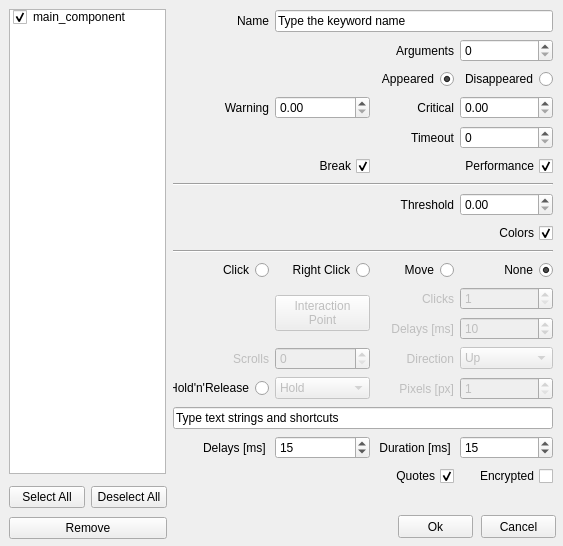
<?xml version="1.0" encoding="UTF-8"?>
<ui version="4.0">
 <class>Form</class>
 <widget class="QWidget" name="Form">
  <property name="geometry">
   <rect>
    <x>0</x>
    <y>0</y>
    <width>563</width>
    <height>546</height>
   </rect>
  </property>
  <property name="windowTitle">
   <string>Alyvix - Image Finder</string>
  </property>
  <widget class="QPushButton" name="pushButtonCancel">
   <property name="geometry">
    <rect>
     <x>481</x>
     <y>515</y>
     <width>75</width>
     <height>23</height>
    </rect>
   </property>
   <property name="text">
    <string>Cancel</string>
   </property>
  </widget>
  <widget class="QPushButton" name="pushButtonOk">
   <property name="geometry">
    <rect>
     <x>398</x>
     <y>515</y>
     <width>75</width>
     <height>23</height>
    </rect>
   </property>
   <property name="text">
    <string>Ok</string>
   </property>
  </widget>
  <widget class="QLabel" name="label_line">
   <property name="geometry">
    <rect>
     <x>100</x>
     <y>10000</y>
     <width>61</width>
     <height>21</height>
    </rect>
   </property>
   <property name="text">
    <string>Begin Line</string>
   </property>
   <property name="alignment">
    <set>Qt::AlignRight|Qt::AlignTrailing|Qt::AlignVCenter</set>
   </property>
  </widget>
  <widget class="QListWidget" name="listWidgetBlocks">
   <property name="geometry">
    <rect>
     <x>482</x>
     <y>10000</y>
     <width>81</width>
     <height>261</height>
    </rect>
   </property>
  </widget>
  <widget class="QPushButton" name="pushButtonAddBlock">
   <property name="geometry">
    <rect>
     <x>300</x>
     <y>10000</y>
     <width>71</width>
     <height>23</height>
    </rect>
   </property>
   <property name="text">
    <string>Add Block</string>
   </property>
  </widget>
  <widget class="QTextEdit" name="textEditCustomLines">
   <property name="geometry">
    <rect>
     <x>18</x>
     <y>10000</y>
     <width>456</width>
     <height>221</height>
    </rect>
   </property>
   <property name="tabStopWidth">
    <number>80</number>
   </property>
   <property name="acceptRichText">
    <bool>false</bool>
   </property>
  </widget>
  <widget class="QPushButton" name="pushButtonRemoveBlock">
   <property name="geometry">
    <rect>
     <x>380</x>
     <y>10000</y>
     <width>91</width>
     <height>23</height>
    </rect>
   </property>
   <property name="text">
    <string>Remove Block</string>
   </property>
  </widget>
  <widget class="QSpinBox" name="spinBoxLine">
   <property name="geometry">
    <rect>
     <x>170</x>
     <y>10000</y>
     <width>121</width>
     <height>22</height>
    </rect>
   </property>
   <property name="minimum">
    <number>1</number>
   </property>
   <property name="maximum">
    <number>99999</number>
   </property>
  </widget>
  <widget class="QListWidget" name="listWidget">
   <property name="geometry">
    <rect>
     <x>9</x>
     <y>9</y>
     <width>157</width>
     <height>465</height>
    </rect>
   </property>
   <property name="selectionMode">
    <enum>QAbstractItemView::SingleSelection</enum>
   </property>
   <item>
    <property name="text">
     <string>main_component</string>
    </property>
    <property name="checkState">
     <enum>Checked</enum>
    </property>
   </item>
  </widget>
  <widget class="QWidget" name="widget" native="true">
   <property name="geometry">
    <rect>
     <x>173</x>
     <y>9</y>
     <width>381</width>
     <height>497</height>
    </rect>
   </property>
   <widget class="QWidget" name="gridLayoutWidget">
    <property name="geometry">
     <rect>
      <x>0</x>
      <y>0</y>
      <width>380</width>
      <height>491</height>
     </rect>
    </property>
    <layout class="QGridLayout" name="gridLayout">
     <item row="17" column="3">
      <widget class="QSpinBox" name="clickdelay_spinbox">
       <property name="enabled">
        <bool>false</bool>
       </property>
       <property name="minimum">
        <number>1</number>
       </property>
       <property name="maximum">
        <number>60000</number>
       </property>
       <property name="value">
        <number>10</number>
       </property>
      </widget>
     </item>
     <item row="16" column="2">
      <widget class="QLabel" name="labelClickNumber">
       <property name="enabled">
        <bool>false</bool>
       </property>
       <property name="text">
        <string>Clicks</string>
       </property>
       <property name="alignment">
        <set>Qt::AlignRight|Qt::AlignTrailing|Qt::AlignVCenter</set>
       </property>
      </widget>
     </item>
     <item row="15" column="1">
      <widget class="QRadioButton" name="rightclickRadio">
       <property name="layoutDirection">
        <enum>Qt::RightToLeft</enum>
       </property>
       <property name="text">
        <string>Right Click</string>
       </property>
       <attribute name="buttonGroup">
        <string notr="true">buttonGroup_2</string>
       </attribute>
      </widget>
     </item>
     <item row="15" column="2">
      <widget class="QRadioButton" name="movemouseRadio">
       <property name="layoutDirection">
        <enum>Qt::RightToLeft</enum>
       </property>
       <property name="text">
        <string>Move</string>
       </property>
       <property name="checked">
        <bool>false</bool>
       </property>
       <attribute name="buttonGroup">
        <string notr="true">buttonGroup_2</string>
       </attribute>
      </widget>
     </item>
     <item row="0" column="0">
      <widget class="QLabel" name="labelName">
       <property name="layoutDirection">
        <enum>Qt::LeftToRight</enum>
       </property>
       <property name="text">
        <string>Name</string>
       </property>
       <property name="alignment">
        <set>Qt::AlignRight|Qt::AlignTrailing|Qt::AlignVCenter</set>
       </property>
      </widget>
     </item>
     <item row="19" column="0">
      <widget class="QRadioButton" name="holdreleaseRadio">
       <property name="layoutDirection">
        <enum>Qt::RightToLeft</enum>
       </property>
       <property name="text">
        <string>Hold'n'Release</string>
       </property>
       <attribute name="buttonGroup">
        <string notr="true">buttonGroup_2</string>
       </attribute>
      </widget>
     </item>
     <item row="16" column="3">
      <widget class="QSpinBox" name="clicknumber_spinbox">
       <property name="enabled">
        <bool>false</bool>
       </property>
       <property name="minimum">
        <number>1</number>
       </property>
      </widget>
     </item>
     <item row="22" column="3">
      <widget class="QSpinBox" name="spinBoxSendKeysDuration">
       <property name="maximum">
        <number>60000</number>
       </property>
       <property name="value">
        <number>15</number>
       </property>
      </widget>
     </item>
     <item row="23" column="3">
      <widget class="QCheckBox" name="text_encrypted">
       <property name="layoutDirection">
        <enum>Qt::RightToLeft</enum>
       </property>
       <property name="text">
        <string> Encrypted</string>
       </property>
       <property name="checked">
        <bool>false</bool>
       </property>
      </widget>
     </item>
     <item row="15" column="3">
      <widget class="QRadioButton" name="dontclickRadio">
       <property name="layoutDirection">
        <enum>Qt::RightToLeft</enum>
       </property>
       <property name="text">
        <string>None</string>
       </property>
       <property name="checked">
        <bool>true</bool>
       </property>
       <attribute name="buttonGroup">
        <string notr="true">buttonGroup_2</string>
       </attribute>
      </widget>
     </item>
     <item row="22" column="2">
      <widget class="QLabel" name="labelSendKeysDuration">
       <property name="text">
        <string>Duration [ms] </string>
       </property>
       <property name="alignment">
        <set>Qt::AlignRight|Qt::AlignTrailing|Qt::AlignVCenter</set>
       </property>
      </widget>
     </item>
     <item row="17" column="2">
      <widget class="QLabel" name="labelClickDelay">
       <property name="enabled">
        <bool>false</bool>
       </property>
       <property name="text">
        <string>Delays [ms]</string>
       </property>
       <property name="alignment">
        <set>Qt::AlignRight|Qt::AlignTrailing|Qt::AlignVCenter</set>
       </property>
      </widget>
     </item>
     <item row="22" column="1">
      <widget class="QSpinBox" name="spinBoxSendKeysDelay">
       <property name="maximum">
        <number>60000</number>
       </property>
       <property name="value">
        <number>15</number>
       </property>
      </widget>
     </item>
     <item row="23" column="2">
      <widget class="QCheckBox" name="add_quotes">
       <property name="layoutDirection">
        <enum>Qt::RightToLeft</enum>
       </property>
       <property name="text">
        <string>Quotes</string>
       </property>
       <property name="checked">
        <bool>true</bool>
       </property>
      </widget>
     </item>
     <item row="7" column="0" colspan="4">
      <widget class="Line" name="line_3">
       <property name="orientation">
        <enum>Qt::Horizontal</enum>
       </property>
      </widget>
     </item>
     <item row="15" column="0">
      <widget class="QRadioButton" name="clickRadio">
       <property name="layoutDirection">
        <enum>Qt::RightToLeft</enum>
       </property>
       <property name="text">
        <string>Click</string>
       </property>
       <attribute name="buttonGroup">
        <string notr="true">buttonGroup_2</string>
       </attribute>
      </widget>
     </item>
     <item row="0" column="1" colspan="3">
      <widget class="QLineEdit" name="namelineedit">
       <property name="text">
        <string>Type the keyword name</string>
       </property>
      </widget>
     </item>
     <item row="22" column="0">
      <widget class="QLabel" name="labelSendKeysDelay">
       <property name="text">
        <string>Delays [ms] </string>
       </property>
       <property name="alignment">
        <set>Qt::AlignRight|Qt::AlignTrailing|Qt::AlignVCenter</set>
       </property>
      </widget>
     </item>
     <item row="16" column="1" rowspan="2">
      <widget class="QPushButton" name="pushButtonXYoffset">
       <property name="enabled">
        <bool>false</bool>
       </property>
       <property name="text">
        <string>Interaction
Point</string>
       </property>
      </widget>
     </item>
     <item row="19" column="3">
      <widget class="QSpinBox" name="holdreleaseSpinBox">
       <property name="enabled">
        <bool>false</bool>
       </property>
       <property name="minimum">
        <number>1</number>
       </property>
       <property name="maximum">
        <number>9999</number>
       </property>
      </widget>
     </item>
     <item row="14" column="0" colspan="4">
      <widget class="Line" name="line_10">
       <property name="orientation">
        <enum>Qt::Horizontal</enum>
       </property>
      </widget>
     </item>
     <item row="21" column="0" colspan="4">
      <widget class="QLineEdit" name="inserttext">
       <property name="text">
        <string>Type text strings and shortcuts</string>
       </property>
      </widget>
     </item>
     <item row="8" column="0" colspan="3">
      <widget class="QLabel" name="threshold_label">
       <property name="text">
        <string>Threshold</string>
       </property>
       <property name="alignment">
        <set>Qt::AlignRight|Qt::AlignTrailing|Qt::AlignVCenter</set>
       </property>
      </widget>
     </item>
     <item row="19" column="2">
      <widget class="QLabel" name="labelPixels">
       <property name="enabled">
        <bool>false</bool>
       </property>
       <property name="text">
        <string>Pixels [px]</string>
       </property>
       <property name="alignment">
        <set>Qt::AlignRight|Qt::AlignTrailing|Qt::AlignVCenter</set>
       </property>
      </widget>
     </item>
     <item row="18" column="1">
      <widget class="QSpinBox" name="spinBoxScrolls">
       <property name="enabled">
        <bool>false</bool>
       </property>
      </widget>
     </item>
     <item row="18" column="3">
      <widget class="QComboBox" name="comboBoxScrolls">
       <property name="enabled">
        <bool>false</bool>
       </property>
       <item>
        <property name="text">
         <string>Up</string>
        </property>
       </item>
       <item>
        <property name="text">
         <string>Down</string>
        </property>
       </item>
       <item>
        <property name="text">
         <string>Left</string>
        </property>
       </item>
       <item>
        <property name="text">
         <string>Right</string>
        </property>
       </item>
      </widget>
     </item>
     <item row="18" column="2">
      <widget class="QLabel" name="labelDirectionScroll">
       <property name="enabled">
        <bool>false</bool>
       </property>
       <property name="layoutDirection">
        <enum>Qt::LeftToRight</enum>
       </property>
       <property name="text">
        <string>Direction</string>
       </property>
       <property name="alignment">
        <set>Qt::AlignRight|Qt::AlignTrailing|Qt::AlignVCenter</set>
       </property>
      </widget>
     </item>
     <item row="19" column="1">
      <widget class="QComboBox" name="holdreleaseComboBox">
       <property name="enabled">
        <bool>false</bool>
       </property>
       <item>
        <property name="text">
         <string>Hold</string>
        </property>
       </item>
       <item>
        <property name="text">
         <string>Release</string>
        </property>
       </item>
       <item>
        <property name="text">
         <string>Release Up</string>
        </property>
       </item>
       <item>
        <property name="text">
         <string>Release Down</string>
        </property>
       </item>
       <item>
        <property name="text">
         <string>Release Left</string>
        </property>
       </item>
       <item>
        <property name="text">
         <string>Release Right</string>
        </property>
       </item>
      </widget>
     </item>
     <item row="2" column="2">
      <widget class="QRadioButton" name="wait_radio">
       <property name="layoutDirection">
        <enum>Qt::RightToLeft</enum>
       </property>
       <property name="text">
        <string>Appeared</string>
       </property>
       <property name="checked">
        <bool>true</bool>
       </property>
       <attribute name="buttonGroup">
        <string notr="true">buttonGroup_5</string>
       </attribute>
      </widget>
     </item>
     <item row="18" column="0">
      <widget class="QLabel" name="scrollsLabel">
       <property name="enabled">
        <bool>false</bool>
       </property>
       <property name="text">
        <string>Scrolls</string>
       </property>
       <property name="alignment">
        <set>Qt::AlignRight|Qt::AlignTrailing|Qt::AlignVCenter</set>
       </property>
      </widget>
     </item>
     <item row="2" column="3">
      <widget class="QRadioButton" name="wait_disapp_radio">
       <property name="layoutDirection">
        <enum>Qt::RightToLeft</enum>
       </property>
       <property name="text">
        <string>Disappeared</string>
       </property>
       <property name="checked">
        <bool>false</bool>
       </property>
       <attribute name="buttonGroup">
        <string notr="true">buttonGroup_5</string>
       </attribute>
      </widget>
     </item>
     <item row="4" column="2">
      <widget class="QLabel" name="timeout_label">
       <property name="text">
        <string>Timeout</string>
       </property>
       <property name="alignment">
        <set>Qt::AlignRight|Qt::AlignTrailing|Qt::AlignVCenter</set>
       </property>
      </widget>
     </item>
     <item row="3" column="2">
      <widget class="QLabel" name="labelCritical">
       <property name="text">
        <string>Critical</string>
       </property>
       <property name="alignment">
        <set>Qt::AlignRight|Qt::AlignTrailing|Qt::AlignVCenter</set>
       </property>
      </widget>
     </item>
     <item row="4" column="3">
      <widget class="QSpinBox" name="timeout_spinbox">
       <property name="maximum">
        <number>999999</number>
       </property>
      </widget>
     </item>
     <item row="3" column="3">
      <widget class="QDoubleSpinBox" name="doubleSpinBoxCritical">
       <property name="maximum">
        <double>9999.989999999999782</double>
       </property>
       <property name="singleStep">
        <double>1.000000000000000</double>
       </property>
      </widget>
     </item>
     <item row="3" column="1">
      <widget class="QDoubleSpinBox" name="doubleSpinBoxWarning">
       <property name="maximum">
        <double>9999.989999999999782</double>
       </property>
       <property name="singleStep">
        <double>1.000000000000000</double>
       </property>
      </widget>
     </item>
     <item row="3" column="0">
      <widget class="QLabel" name="labelWarning">
       <property name="text">
        <string>Warning</string>
       </property>
       <property name="alignment">
        <set>Qt::AlignRight|Qt::AlignTrailing|Qt::AlignVCenter</set>
       </property>
      </widget>
     </item>
     <item row="8" column="3">
      <widget class="QDoubleSpinBox" name="doubleSpinBoxThreshold">
       <property name="maximum">
        <double>1.000000000000000</double>
       </property>
       <property name="singleStep">
        <double>0.050000000000000</double>
       </property>
      </widget>
     </item>
     <item row="5" column="2" colspan="2">
      <widget class="QCheckBox" name="checkBoxEnablePerformance">
       <property name="layoutDirection">
        <enum>Qt::RightToLeft</enum>
       </property>
       <property name="text">
        <string>Performance</string>
       </property>
       <property name="checked">
        <bool>true</bool>
       </property>
      </widget>
     </item>
     <item row="5" column="0" colspan="2">
      <widget class="QCheckBox" name="timeout_exception">
       <property name="layoutDirection">
        <enum>Qt::RightToLeft</enum>
       </property>
       <property name="text">
        <string>Break</string>
       </property>
       <property name="checked">
        <bool>true</bool>
       </property>
      </widget>
     </item>
     <item row="9" column="3">
      <widget class="QCheckBox" name="checkBoxMatchColors">
       <property name="layoutDirection">
        <enum>Qt::RightToLeft</enum>
       </property>
       <property name="text">
        <string>Colors</string>
       </property>
       <property name="checked">
        <bool>true</bool>
       </property>
      </widget>
     </item>
     <item row="1" column="3">
      <widget class="QSpinBox" name="spinBoxArgs"/>
     </item>
     <item row="1" column="2">
      <widget class="QLabel" name="labelArgs">
       <property name="text">
        <string>Arguments</string>
       </property>
       <property name="alignment">
        <set>Qt::AlignRight|Qt::AlignTrailing|Qt::AlignVCenter</set>
       </property>
      </widget>
     </item>
    </layout>
   </widget>
  </widget>
  <widget class="QWidget" name="widget_2" native="true">
   <property name="geometry">
    <rect>
     <x>173</x>
     <y>9000</y>
     <width>381</width>
     <height>320</height>
    </rect>
   </property>
   <widget class="QWidget" name="gridLayoutWidget_2">
    <property name="geometry">
     <rect>
      <x>0</x>
      <y>0</y>
      <width>380</width>
      <height>310</height>
     </rect>
    </property>
    <layout class="QGridLayout" name="gridLayout_2">
     <item row="1" column="0" colspan="3">
      <widget class="QLabel" name="threshold_label_2">
       <property name="text">
        <string>Threshold</string>
       </property>
       <property name="alignment">
        <set>Qt::AlignRight|Qt::AlignTrailing|Qt::AlignVCenter</set>
       </property>
      </widget>
     </item>
     <item row="1" column="3">
      <widget class="QDoubleSpinBox" name="doubleSpinBoxThreshold_2">
       <property name="maximum">
        <double>1.000000000000000</double>
       </property>
       <property name="singleStep">
        <double>0.050000000000000</double>
       </property>
      </widget>
     </item>
     <item row="4" column="2">
      <widget class="QRadioButton" name="movemouseRadio_2">
       <property name="layoutDirection">
        <enum>Qt::RightToLeft</enum>
       </property>
       <property name="text">
        <string>Move</string>
       </property>
       <property name="checked">
        <bool>false</bool>
       </property>
       <attribute name="buttonGroup">
        <string notr="true">buttonGroup_4</string>
       </attribute>
      </widget>
     </item>
     <item row="10" column="0" colspan="4">
      <widget class="QLineEdit" name="inserttext_2">
       <property name="text">
        <string>Type text strings and shortcuts</string>
       </property>
      </widget>
     </item>
     <item row="4" column="0">
      <widget class="QRadioButton" name="clickRadio_2">
       <property name="layoutDirection">
        <enum>Qt::RightToLeft</enum>
       </property>
       <property name="text">
        <string>Click</string>
       </property>
       <attribute name="buttonGroup">
        <string notr="true">buttonGroup_4</string>
       </attribute>
      </widget>
     </item>
     <item row="11" column="0">
      <widget class="QLabel" name="labelSendKeysDelay_2">
       <property name="text">
        <string>Delays [ms] </string>
       </property>
       <property name="alignment">
        <set>Qt::AlignRight|Qt::AlignTrailing|Qt::AlignVCenter</set>
       </property>
      </widget>
     </item>
     <item row="5" column="2">
      <widget class="QLabel" name="labelClickNumber_2">
       <property name="enabled">
        <bool>false</bool>
       </property>
       <property name="text">
        <string>Clicks</string>
       </property>
       <property name="alignment">
        <set>Qt::AlignRight|Qt::AlignTrailing|Qt::AlignVCenter</set>
       </property>
      </widget>
     </item>
     <item row="4" column="1">
      <widget class="QRadioButton" name="rightclickRadio_2">
       <property name="layoutDirection">
        <enum>Qt::RightToLeft</enum>
       </property>
       <property name="text">
        <string>Right Click</string>
       </property>
       <attribute name="buttonGroup">
        <string notr="true">buttonGroup_4</string>
       </attribute>
      </widget>
     </item>
     <item row="3" column="0" colspan="4">
      <widget class="Line" name="line_5">
       <property name="orientation">
        <enum>Qt::Horizontal</enum>
       </property>
      </widget>
     </item>
     <item row="12" column="2">
      <widget class="QCheckBox" name="add_quotes_2">
       <property name="layoutDirection">
        <enum>Qt::RightToLeft</enum>
       </property>
       <property name="text">
        <string>Quotes</string>
       </property>
       <property name="checked">
        <bool>true</bool>
       </property>
      </widget>
     </item>
     <item row="8" column="2">
      <widget class="QLabel" name="labelPixels_2">
       <property name="enabled">
        <bool>false</bool>
       </property>
       <property name="text">
        <string>Pixels [px]</string>
       </property>
       <property name="alignment">
        <set>Qt::AlignRight|Qt::AlignTrailing|Qt::AlignVCenter</set>
       </property>
      </widget>
     </item>
     <item row="5" column="1" rowspan="2">
      <widget class="QPushButton" name="pushButtonXYoffset_2">
       <property name="enabled">
        <bool>false</bool>
       </property>
       <property name="text">
        <string>Interaction
Point</string>
       </property>
      </widget>
     </item>
     <item row="11" column="2">
      <widget class="QLabel" name="labelSendKeysDuration_2">
       <property name="text">
        <string>Duration [ms] </string>
       </property>
       <property name="alignment">
        <set>Qt::AlignRight|Qt::AlignTrailing|Qt::AlignVCenter</set>
       </property>
      </widget>
     </item>
     <item row="6" column="2">
      <widget class="QLabel" name="labelClickDelay_2">
       <property name="enabled">
        <bool>false</bool>
       </property>
       <property name="text">
        <string>Delays [ms]</string>
       </property>
       <property name="alignment">
        <set>Qt::AlignRight|Qt::AlignTrailing|Qt::AlignVCenter</set>
       </property>
      </widget>
     </item>
     <item row="8" column="0">
      <widget class="QRadioButton" name="holdreleaseRadio_2">
       <property name="layoutDirection">
        <enum>Qt::RightToLeft</enum>
       </property>
       <property name="text">
        <string>Hold'n'Release</string>
       </property>
       <attribute name="buttonGroup">
        <string notr="true">buttonGroup_4</string>
       </attribute>
      </widget>
     </item>
     <item row="8" column="1">
      <widget class="QComboBox" name="holdreleaseComboBox_2">
       <property name="enabled">
        <bool>false</bool>
       </property>
       <item>
        <property name="text">
         <string>Hold</string>
        </property>
       </item>
       <item>
        <property name="text">
         <string>Release</string>
        </property>
       </item>
       <item>
        <property name="text">
         <string>Release Up</string>
        </property>
       </item>
       <item>
        <property name="text">
         <string>Release Down</string>
        </property>
       </item>
       <item>
        <property name="text">
         <string>Release Left</string>
        </property>
       </item>
       <item>
        <property name="text">
         <string>Release Right</string>
        </property>
       </item>
      </widget>
     </item>
     <item row="11" column="1">
      <widget class="QSpinBox" name="spinBoxSendKeysDelay_2">
       <property name="maximum">
        <number>60000</number>
       </property>
       <property name="value">
        <number>15</number>
       </property>
      </widget>
     </item>
     <item row="7" column="1">
      <widget class="QSpinBox" name="spinBoxScrolls_2">
       <property name="enabled">
        <bool>false</bool>
       </property>
      </widget>
     </item>
     <item row="7" column="2">
      <widget class="QLabel" name="labelDirectionScroll_2">
       <property name="enabled">
        <bool>false</bool>
       </property>
       <property name="layoutDirection">
        <enum>Qt::LeftToRight</enum>
       </property>
       <property name="text">
        <string>Direction</string>
       </property>
       <property name="alignment">
        <set>Qt::AlignRight|Qt::AlignTrailing|Qt::AlignVCenter</set>
       </property>
      </widget>
     </item>
     <item row="7" column="0">
      <widget class="QLabel" name="scrollsLabel_2">
       <property name="enabled">
        <bool>false</bool>
       </property>
       <property name="text">
        <string>Scrolls</string>
       </property>
       <property name="alignment">
        <set>Qt::AlignRight|Qt::AlignTrailing|Qt::AlignVCenter</set>
       </property>
      </widget>
     </item>
     <item row="7" column="3">
      <widget class="QComboBox" name="comboBoxScrolls_2">
       <property name="enabled">
        <bool>false</bool>
       </property>
       <item>
        <property name="text">
         <string>Up</string>
        </property>
       </item>
       <item>
        <property name="text">
         <string>Down</string>
        </property>
       </item>
       <item>
        <property name="text">
         <string>Left</string>
        </property>
       </item>
       <item>
        <property name="text">
         <string>Right</string>
        </property>
       </item>
      </widget>
     </item>
     <item row="5" column="3">
      <widget class="QSpinBox" name="clicknumber_spinbox_2">
       <property name="enabled">
        <bool>false</bool>
       </property>
       <property name="minimum">
        <number>1</number>
       </property>
      </widget>
     </item>
     <item row="11" column="3">
      <widget class="QSpinBox" name="spinBoxSendKeysDuration_2">
       <property name="maximum">
        <number>60000</number>
       </property>
       <property name="value">
        <number>15</number>
       </property>
      </widget>
     </item>
     <item row="4" column="3">
      <widget class="QRadioButton" name="dontclickRadio_2">
       <property name="layoutDirection">
        <enum>Qt::RightToLeft</enum>
       </property>
       <property name="text">
        <string>None</string>
       </property>
       <property name="checked">
        <bool>true</bool>
       </property>
       <attribute name="buttonGroup">
        <string notr="true">buttonGroup_4</string>
       </attribute>
      </widget>
     </item>
     <item row="6" column="3">
      <widget class="QSpinBox" name="clickdelay_spinbox_2">
       <property name="enabled">
        <bool>false</bool>
       </property>
       <property name="minimum">
        <number>1</number>
       </property>
       <property name="maximum">
        <number>60000</number>
       </property>
       <property name="value">
        <number>10</number>
       </property>
      </widget>
     </item>
     <item row="8" column="3">
      <widget class="QSpinBox" name="holdreleaseSpinBox_2">
       <property name="enabled">
        <bool>false</bool>
       </property>
       <property name="minimum">
        <number>1</number>
       </property>
       <property name="maximum">
        <number>9999</number>
       </property>
      </widget>
     </item>
     <item row="12" column="3">
      <widget class="QCheckBox" name="text_encrypted_2">
       <property name="layoutDirection">
        <enum>Qt::RightToLeft</enum>
       </property>
       <property name="text">
        <string>Encrypted</string>
       </property>
       <property name="checked">
        <bool>false</bool>
       </property>
      </widget>
     </item>
     <item row="2" column="3">
      <widget class="QCheckBox" name="checkBoxMatchColors_2">
       <property name="layoutDirection">
        <enum>Qt::RightToLeft</enum>
       </property>
       <property name="text">
        <string>Colors</string>
       </property>
       <property name="checked">
        <bool>true</bool>
       </property>
      </widget>
     </item>
    </layout>
   </widget>
  </widget>
  <widget class="QLabel" name="roi_width_label">
   <property name="geometry">
    <rect>
     <x>138</x>
     <y>10000</y>
     <width>89</width>
     <height>20</height>
    </rect>
   </property>
   <property name="text">
    <string>Roi Width</string>
   </property>
   <property name="alignment">
    <set>Qt::AlignRight|Qt::AlignTrailing|Qt::AlignVCenter</set>
   </property>
  </widget>
  <widget class="QLabel" name="roi_height_label">
   <property name="geometry">
    <rect>
     <x>327</x>
     <y>10000</y>
     <width>94</width>
     <height>20</height>
    </rect>
   </property>
   <property name="text">
    <string>Roi Height</string>
   </property>
   <property name="alignment">
    <set>Qt::AlignRight|Qt::AlignTrailing|Qt::AlignVCenter</set>
   </property>
  </widget>
  <widget class="Line" name="line_9">
   <property name="geometry">
    <rect>
     <x>138</x>
     <y>10000</y>
     <width>378</width>
     <height>3</height>
    </rect>
   </property>
   <property name="orientation">
    <enum>Qt::Horizontal</enum>
   </property>
  </widget>
  <widget class="QSpinBox" name="roi_height_spinbox">
   <property name="geometry">
    <rect>
     <x>427</x>
     <y>10000</y>
     <width>89</width>
     <height>20</height>
    </rect>
   </property>
   <property name="maximum">
    <number>9999</number>
   </property>
  </widget>
  <widget class="QSpinBox" name="roi_y_spinbox">
   <property name="geometry">
    <rect>
     <x>427</x>
     <y>10000</y>
     <width>89</width>
     <height>20</height>
    </rect>
   </property>
   <property name="minimum">
    <number>-9999</number>
   </property>
   <property name="maximum">
    <number>9999</number>
   </property>
  </widget>
  <widget class="QSpinBox" name="roi_width_spinbox">
   <property name="geometry">
    <rect>
     <x>233</x>
     <y>10000</y>
     <width>88</width>
     <height>20</height>
    </rect>
   </property>
   <property name="maximum">
    <number>9999</number>
   </property>
  </widget>
  <widget class="QLabel" name="roi_y_label">
   <property name="geometry">
    <rect>
     <x>327</x>
     <y>10000</y>
     <width>94</width>
     <height>20</height>
    </rect>
   </property>
   <property name="text">
    <string>Roi Y</string>
   </property>
   <property name="alignment">
    <set>Qt::AlignRight|Qt::AlignTrailing|Qt::AlignVCenter</set>
   </property>
  </widget>
  <widget class="QSpinBox" name="roi_x_spinbox">
   <property name="geometry">
    <rect>
     <x>233</x>
     <y>10000</y>
     <width>88</width>
     <height>20</height>
    </rect>
   </property>
   <property name="minimum">
    <number>-9999</number>
   </property>
   <property name="maximum">
    <number>9999</number>
   </property>
  </widget>
  <widget class="QLabel" name="roi_x_label">
   <property name="geometry">
    <rect>
     <x>138</x>
     <y>10000</y>
     <width>89</width>
     <height>20</height>
    </rect>
   </property>
   <property name="text">
    <string>Roi X</string>
   </property>
   <property name="alignment">
    <set>Qt::AlignRight|Qt::AlignTrailing|Qt::AlignVCenter</set>
   </property>
  </widget>
  <widget class="QRadioButton" name="find_radio">
   <property name="geometry">
    <rect>
     <x>80</x>
     <y>7800</y>
     <width>88</width>
     <height>17</height>
    </rect>
   </property>
   <property name="layoutDirection">
    <enum>Qt::RightToLeft</enum>
   </property>
   <property name="text">
    <string>Find</string>
   </property>
   <attribute name="buttonGroup">
    <string notr="true">buttonGroup_5</string>
   </attribute>
  </widget>
  <widget class="QWidget" name="gridLayoutWidget_3">
   <property name="geometry">
    <rect>
     <x>9</x>
     <y>483</y>
     <width>158</width>
     <height>61</height>
    </rect>
   </property>
   <layout class="QGridLayout" name="gridLayout_3">
    <item row="0" column="0">
     <widget class="QPushButton" name="pushButtonSelAll">
      <property name="text">
       <string>Select All</string>
      </property>
     </widget>
    </item>
    <item row="0" column="1">
     <widget class="QPushButton" name="pushButtonDesAll">
      <property name="text">
       <string>Deselect All</string>
      </property>
     </widget>
    </item>
    <item row="1" column="0" colspan="2">
     <widget class="QPushButton" name="pushButtonDelete">
      <property name="text">
       <string>Remove</string>
      </property>
     </widget>
    </item>
   </layout>
  </widget>
 </widget>
 <resources/>
 <connections/>
 <buttongroups>
  <buttongroup name="buttonGroup_2"/>
  <buttongroup name="buttonGroup_4"/>
  <buttongroup name="buttonGroup_5"/>
 </buttongroups>
</ui>
